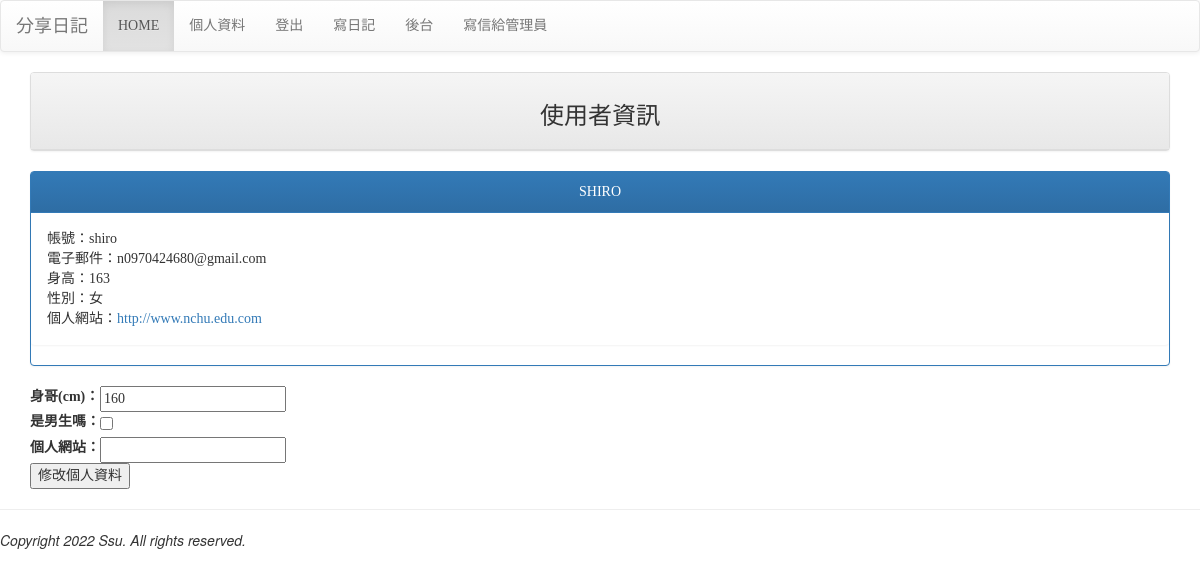
The page /board/userinfo/ (signed in) on the database its author committed.
### board/models.py (models this page shows, shortened)
class Profile(models.Model):
	user = models.OneToOneField(auth.models.User, on_delete=models.CASCADE)
	height = models.PositiveIntegerField(default=160)
	male = models.BooleanField(default=False)
	website = models.URLField(null=True)

### board/views.py (the view)
# urls.py: path('board/userinfo/', board.userinfo),
@login_required(login_url='/board/login/')
def userinfo(request):
	if request.user.is_authenticated:
		username = request.user.username
		try:
			user = auth.models.User.objects.get(username=username)
			userinfo = models.Profile.objects.get(user=user)
		except:
			userinfo = models.Profile(user=user)
	if request.method == "POST":
		profile_form = forms.ProfileForm(request.POST, instance=userinfo)
		if profile_form.is_valid():
			messages.add_message(request, messages.INFO, '個人資料已儲存')
			profile_form.save()
			return HttpResponseRedirect('/board/userinfo/')
		else:
			messages.add_message(request, messages.INFO, '檢查欄位')
	else:
		profile_form = forms.ProfileForm()
	return render(request, "board/userinfo.html", locals())

### board/forms.py
class ProfileForm(forms.ModelForm):
	class Meta:
		model = models.Profile
		fields=['height', 'male', 'website']
	def __init__(self, *args, **kwargs):
		super(ProfileForm, self).__init__(*args, **kwargs)
		self.fields['height'].label = '身哥(cm)'
		self.fields['male'].label = '是男生嗎'
		self.fields['website'].label = '個人網站'

### templates/board/userinfo.html (shortened to what this page needs)
{% extends "board/base.html" %}
{% block content %}
<div class="container">
	<div class="row">
		<div class="col-md-12">
			<div class="panel panel-default">
				<div class="panel-heading" align="center">
					<h3>使用者資訊</h3>
				</div>
			</div>
		</div>
	</div>
	<div class='row'>
		<div class='col-md-12'>
			<div class="panel panel-primary">
				<div class="panel-heading" align="center">
					{{userinfo.user.username|upper}}
				</div>
				<div class="panel panel-body">
					帳號：{{user}}<br>
					電子郵件：{{userinfo.user.email}}<br>
					身高：{{userinfo.height}}<br>
					性別：{{userinfo.male|yesno:"男,女"}}<br>
					個人網站：<a href="{{userinfo.website}}">{{userinfo.website}}</a>
				</div>
			</div>
		</div>
	</div>
	<form name="myname" action="." method="POST">
		<table>
			{{profile_form.as_table}}
		</table>
		<input type="submit" value="修改個人資料">
	</form>
</div>
{% endblock %}

### templates/board/base.html (style rules this page uses)
h1, h2, h3, h4, h5, p, div { font-family: '微軟正黑體'; }

### rows shown on the page
Profile: user.username "SHIRO", user.email "n0970424680@gmail.com", height "163", male "女", website "http://www.nchu.edu.com"

### other values the page prints
{{ user }} "shiro"
